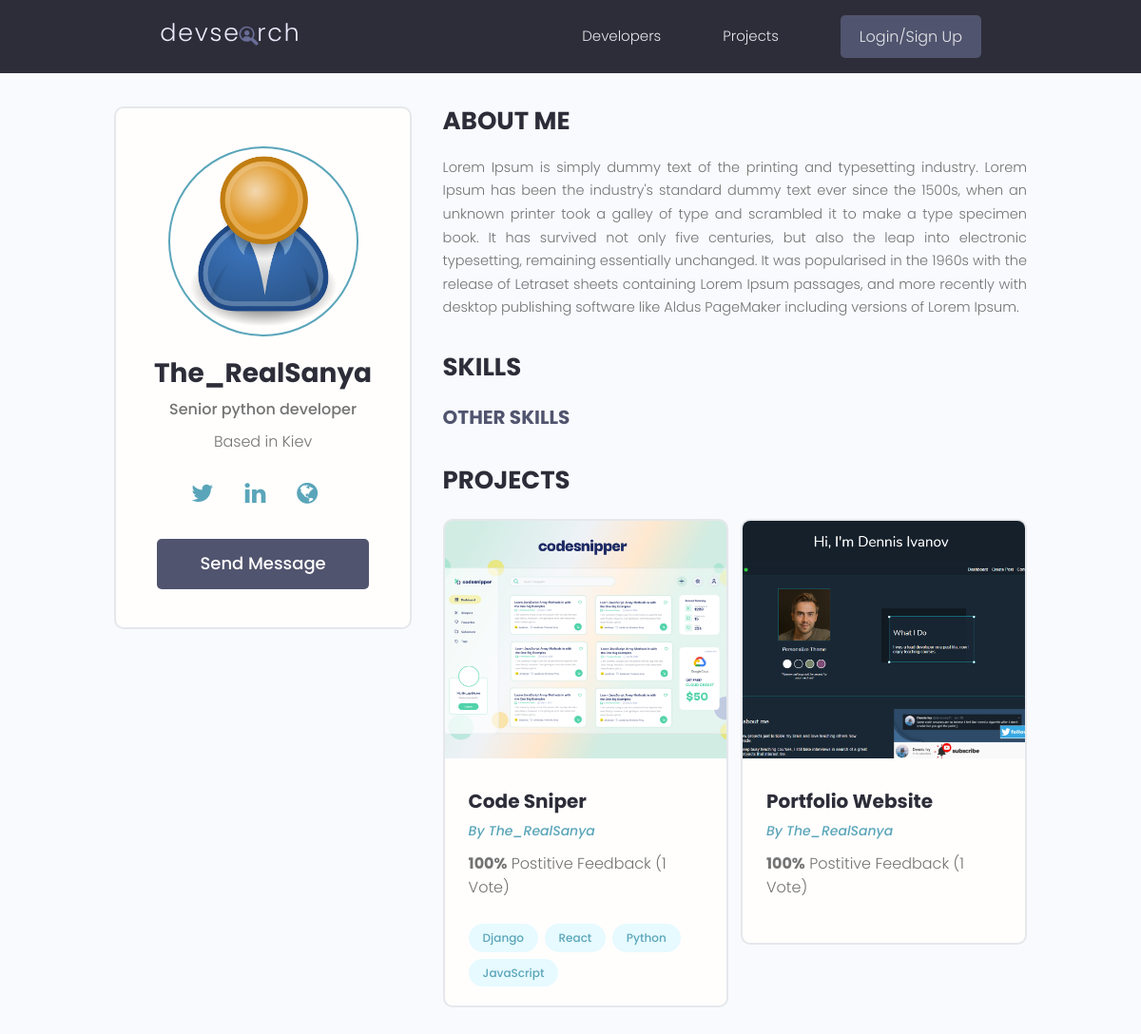
The app's page /profile/0f932747-ef25-4b01-a56b-410c9a201ceb/ with its own data.
### users/models.py (models this page shows, shortened)
class Profile(models.Model):
    user = models.OneToOneField(User, on_delete=models.CASCADE, null=True, blank=True)
    name = models.CharField(max_length=200, blank=True, null=True)
    email = models.EmailField(max_length=500, blank=True, null=True)
    username = models.CharField(max_length=200, blank=True, null=True)
    location = models.CharField(max_length=200, blank=True, null=True)
    short_intro = models.CharField(max_length=200, blank=True, null=True)
    bio = models.TextField(blank=True, null=True)
    profile_image = models.ImageField(null = True, blank=True, upload_to='profiles/', default= 'profiles/user-default.png')
    social_github = models.CharField(max_length=200, blank=True, null=True)
    social_stackoverflow = models.CharField(max_length=200, blank=True, null=True)
    social_twitter = models.CharField(max_length=200, blank=True, null=True)
    social_linkedin = models.CharField(max_length=200, blank=True, null=True)
    social_website = models.CharField(max_length=200, blank=True, null=True)
    created = models.DateTimeField(auto_now_add=True)
    id = models.UUIDField(default=uuid.uuid4, unique=True, primary_key=True, editable=False)
    class Meta:
        ordering=['created', 'name']
    @property
    def imageUrl(self):
        try:
            url = self.profile_image.url
        except:
            url = ''
        return url

### projects/models.py (models this page shows, shortened)
class Project(models.Model):
    owner = models.ForeignKey(Profile, null = True, blank=True, on_delete=models.CASCADE)
    title = models.CharField(max_length=200)
    description = models.TextField(null=True, blank=True)
    featured_image = models.ImageField(null=True, blank=True, default="default.jpg")
    demo_link = models.CharField(max_length=2000, null=True, blank=True)
    source_link = models.CharField(max_length=2000, null=True, blank=True)
    vote_total = models.IntegerField(default=0, null=True, blank=True)
    vote_ratio = models.IntegerField(default=0, null=True, blank=True)
    tags = models.ManyToManyField('Tag', blank=True)
    created = models.DateTimeField(auto_now_add=True)
    id = models.UUIDField(default=uuid.uuid4, unique=True, primary_key=True, editable=False)
    class Meta:
        ordering=['-vote_ratio', '-vote_total', 'title']
    @property
    def imageUrl(self):
        try:
            url = self.featured_image.url
        except:
            url = ''
        return url

class Tag(models.Model):
    name = models.CharField(max_length=200)
    created = models.DateTimeField(auto_now_add=True)
    id = models.UUIDField(default=uuid.uuid4, unique=True, primary_key=True, editable=False)
    def __str__(self) -> str:
        return self.name

### users/views.py (the view)
# urls.py: path('profile/<str:pk>/', views.userProfile, name='user-profile'),
def userProfile(request, pk):
    profile = Profile.objects.get(id=pk)
    top_skills = profile.skill_set.exclude(description__exact="")
    other_skills = profile.skill_set.filter(description="")
    context = {'profile': profile, 'topSkills': top_skills, 'otherSkills': other_skills}
    return render(request, 'users/user-profile.html', context)

### users/templates/users/user-profile.html (shortened to what this page needs)
{% extends 'main.html' %}
{% block content %}
<main class="profile my-md">
    <div class="container">
        <div class="layout">
            <div class="column column--1of3">
                <div class="card text-center">
                    <div class="card__body dev">
                        <img class="avatar avatar--xl" src="{{profile.imageUrl}}" />
                        <h2 class="dev__name">{{profile.name}}</h2>
                        <p class="dev__title">{{profile.short_intro}}</p>
                        <p class="dev__location">Based in {{profile.location}}</p>
                        <ul class="dev__social">
                            {% if profile.social_twitter %}
                            <li>
                                <a title="Twitter" href="{{profile.social_twitter}}" target="_blank"><i
                                        class="fa fa-twitter"></i></a>
                            </li>
                            {% endif %}
                            {% if profile.social_linkedin %}
                            <li>
                                <a title="LinkedIn" href="{{profile.social_linkedin}}" target="_blank"><i
                                        class="fa fa-linkedin"></i></a>
                            </li>
                            {% endif %}
                            {% if profile.social_website %}
                            <li>
                                <a title="Personal Website" href="{{profile.social_website}}" target="_blank"><i
                                        class="fa fa-globe"></i></a>
                            </li>
                            {% endif %}
                        </ul>
                        {% if request.user.profile.id != profile.id%}
                        <a href="{% url 'create-message' profile.id %}" class="btn btn--sub btn--lg">Send Message</a>
                        {% endif %}
                    </div>
                </div>
            </div>
            <div class="column column--2of3">
                <div class="devInfo">
                    <h3 class="devInfo__title">About Me</h3>
                    <p class="devInfo__about">{{profile.bio}}</p>
                </div>
                <div class="devInfo">
                    <h3 class="devInfo__title">Skills</h3>
                    <div class="devInfo__skills">
                        <h3 class="devInfo__subtitle">Other Skills</h3>
                    </div>
                </div>
                <div class="devInfo">
                    <h3 class="devInfo__title">Projects</h3>
                    <div class="grid grid--two">
                        {% for project in profile.project_set.all %}
                        <div class="column">
                            <div class="card project">
                                <a href="{% url 'single-project' project.id %}" class="project">
                                    <img class="project__thumbnail" src="{{project.imageUrl}}"
                                        alt="project thumbnail" />
                                    <div class="card__body">
                                        <h3 class="project__title">{{project.title}}</h3>
                                        <p><a class="project__author"
                                                href="{% url 'user-profile' project.owner.id %}">By
                                                {{project.owner.name}}</a>
                                        </p>
                                        <p class="project--rating">
                                            <span style="font-weight: bold;">{{project.vote_ratio}}%</span> Postitive
                                            Feedback ({{project.vote_total}} Vote{{project.vote_total|pluralize:"s"}})
                                        </p>
                                        <div class="project__tags">
                                            {% for tag in project.tags.all %}
                                            <span class="tag tag--pill tag--main">
                                                <small>{{tag}}</small>
                                            </span>
                                            {% endfor %}
                                        </div>
                                    </div>
                                </a>
                            </div>
                        </div>
                        {% endfor %}
                    </div>
                </div>
            </div>
        </div>
    </div>
</main>
{% endblock content %}

### static/styles/app.css (style rules this page uses)
:root { --color-sub: #2d2d39; }
.btn--sub { background-color: var(--color-sub-light); }
.card { border: 2px solid var(--color-light); }
img { width: 100%; }
i.fa { font-size: 1.7em; margin-right: 0.7em; }
.profile .card > .dev { padding: 4rem; }
.dev__name { color: var(--color-sub); font-size: 2.8rem; font-weight: 700; margin-top: 1rem; margin-bottom: 0.5rem; }
.dev__title { font-size: 1.6rem; font-weight: 500; line-height: 1.3; }
.dev__location { margin-top: 1rem; }
.dev__social { margin: 3rem 0; list-style: none; display: flex; justify-content: center; gap: 1.5rem; }
.devInfo { margin-bottom: 3rem; }
.devInfo__title, .devInfo__subtitle { font-size: 2.6rem; color: var(--color-sub); text-transform: uppercase; font-weight: 700; margin-bottom: 1.5rem; }
.devInfo__subtitle { font-size: 2rem; color: var(--color-sub-light); }
.devInfo__about, .devSkill__info { font-size: 1.45rem; line-height: 1.7; text-align: justify; }
.project__author { font-size: 1.4rem; font-style: italic; }
.project--rating { margin-bottom: 1.6em; margin-top: .5em; }
.project__thumbnail { height: 25rem; object-fit: cover; object-position: top center; }
.project__title { font-size: 2rem; font-weight: 700; color: var(--color-sub); }

### static/uikit/styles/modules/_variables.css (style rules this page uses)
:root { --color-main: #5aa5b9; --color-main-light: #e6faff; --color-sub: #3f4156; --color-sub-light: #51546e; --color-sub-lighter: #ededfd; --color-text: #737373; --color-gray: #8b8b8b; --color-light: #e5e7eb; --color-light-gray: #767676; --color-bg: #f8fafd; --color-white: #fffefd; --color-white-light: #f3f3f3; --color-success: #359e64; --color-success-bg: #def8e8; --color-error: #fc4b0b; --color-error-bg: #fff2ee; --font-base: 'Poppins', arial, helvetica, 'Segoe UI', roboto, ubuntu, sans-serif; --font-monospace: 'Fira Code', 'Courier New', courier, monospace; --font-regular: 300; --font-medium: 500; --font-bold: 700; --generic-shadow: 1px 1px 5px #00000010; --generic-transition: all 0.3s ease-in-out; }

### static/uikit/styles/modules/_base.css (style rules this page uses)
* { margin: 0; padding: 0; box-sizing: border-box; text-rendering: optimizeLegibility; color: inherit; font-size: inherit; }
html { font-size: 50%; }
@media only screen and (min-width: 480px) { html { font-size: 56.25%; } }
@media only screen and (min-width: 1200px) { html { font-size: 62.5%; } }
body { line-height: 1.6; font-weight: 400; font-size: 1.5rem; color: var(--color-text); background-color: var(--color-bg); min-height: 100vh; }

### static/uikit/styles/modules/_typography.css (style rules this page uses)
* { font-family: var(--font-base); }
h2 { font-size: 3.6rem; font-weight: var(--font-bold); }
h3 { font-size: 3.2rem; font-weight: var(--font-medium); }
p, span, strong { font-size: 1.6rem; color: var(--color-text); font-weight: var(--font-regular); }
a { padding-bottom: 2px; text-decoration: none; display: inline-block; color: var(--color-main); font-weight: var(--font-medium); }

### static/uikit/styles/modules/_utilities.css (style rules this page uses)
.container { width: 92%; max-width: 165rem; margin: 0 auto; box-sizing: border-box; }
@media screen and (min-width: 1000px) { .container { width: 90%; } }
@media screen and (min-width: 1200px) { .container { width: 80%; } }
.text-center { text-align: center; }
.my-md { margin: 3rem auto; }

### static/uikit/styles/modules/_avatar.css (style rules this page uses)
.avatar { border-radius: 50%; border: 2px solid var(--color-main); object-fit: cover; }
.avatar--xl { height: 20rem; width: 20rem; }

### static/uikit/styles/modules/_button.css (style rules this page uses)
.btn { display: inline-block; position: relative; cursor: pointer; background-color: var(--color-light); font-weight: var(--font-medium); color: var(--color-sub); text-decoration: none; padding: 1rem 2rem; border-radius: 0.5rem; border: none; width: -webkit-fit-content; width: -moz-fit-content; width: fit-content; height: -webkit-fit-content; height: -moz-fit-content; height: fit-content; font-size: 1.6rem; outline-width: 0; outline-color: transparent; -webkit-backface-visibility: hidden; backface-visibility: hidden; transition: all 0.3s ease-in-out; }
.btn--sub { background-color: var(--color-sub); color: var(--color-white); }
.btn--lg { font-size: 1.8rem; padding: 1.2rem 4.5rem; }

### static/uikit/styles/modules/_card.css (style rules this page uses)
.card { border-radius: 1rem; background-color: var(--color-white); border: 1.5px solid var(--color-light); width: auto; height: auto; margin-top: 0.5rem; margin-bottom: 0.5rem; overflow: hidden; }
.card__body, .card__header { padding: 2rem 2.5rem; }

### static/uikit/styles/modules/_layout.css (style rules this page uses)
.layout { display: flex; flex-flow: row wrap; justify-content: space-between; }
.layout > .column { margin-bottom: 3rem; }
.layout > .column.column--1of3 { flex-basis: 30%; }
.layout > .column.column--2of3 { flex-basis: 64%; }

### records on screen
Profile: imageUrl (placeholder picture), name "The_RealSanya", short_intro "Senior python developer", location "Kiev", bio "Lorem Ipsum is simply dummy text of the printing and typesetting industry. Lorem Ipsum has been the industry's standard dummy text ever since the 1500s, when an unknown printer took a galley of type and scrambled it to make a type specimen book. It has survived not only five centuries, but also the leap into electronic typesetting, remaining essentially unchanged. It was popularised in the 1960s with the release of Letraset sheets containing Lorem Ipsum passages, and more recently with desktop publishing software like Aldus PageMaker including versions of Lorem Ipsum."
Project: imageUrl (picture), title "Code Sniper", owner.name "The_RealSanya", vote_ratio "100", vote_total "1"
Tag: name "Django"
Tag: name "React"
Tag: name "Python"
Tag: name "JavaScript"
Project: imageUrl (picture), title "Portfolio Website", owner.name "The_RealSanya", vote_ratio "100", vote_total "1"
